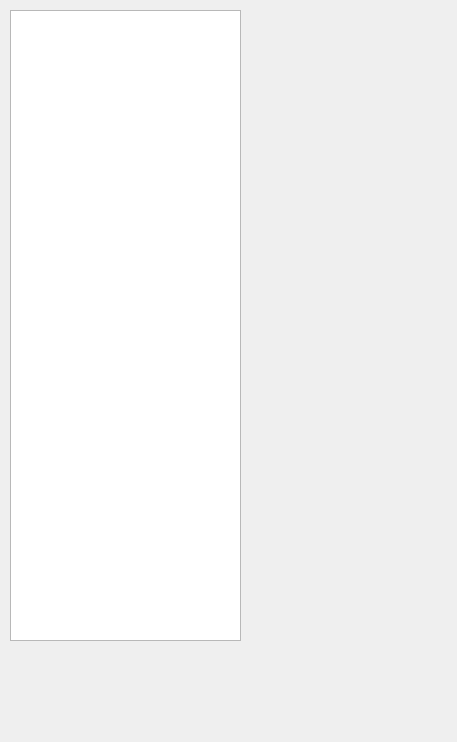
<?xml version="1.0" encoding="UTF-8"?>
<ui version="4.0">
 <class>MainWindow</class>
 <widget class="QMainWindow" name="MainWindow">
  <property name="geometry">
   <rect>
    <x>0</x>
    <y>0</y>
    <width>457</width>
    <height>742</height>
   </rect>
  </property>
  <property name="windowTitle">
   <string>MainWindow</string>
  </property>
  <widget class="QWidget" name="centralWidget">
   <widget class="QTableView" name="tableView">
    <property name="geometry">
     <rect>
      <x>10</x>
      <y>10</y>
      <width>231</width>
      <height>631</height>
     </rect>
    </property>
   </widget>
   <widget class="QLabel" name="label">
    <property name="geometry">
     <rect>
      <x>90</x>
      <y>130</y>
      <width>431</width>
      <height>451</height>
     </rect>
    </property>
    <property name="text">
     <string/>
    </property>
   </widget>
   <zorder>label</zorder>
   <zorder>tableView</zorder>
  </widget>
  <widget class="QMenuBar" name="menuBar">
   <property name="geometry">
    <rect>
     <x>0</x>
     <y>0</y>
     <width>457</width>
     <height>21</height>
    </rect>
   </property>
  </widget>
 </widget>
 <layoutdefault spacing="6" margin="11"/>
 <resources/>
 <connections/>
</ui>
